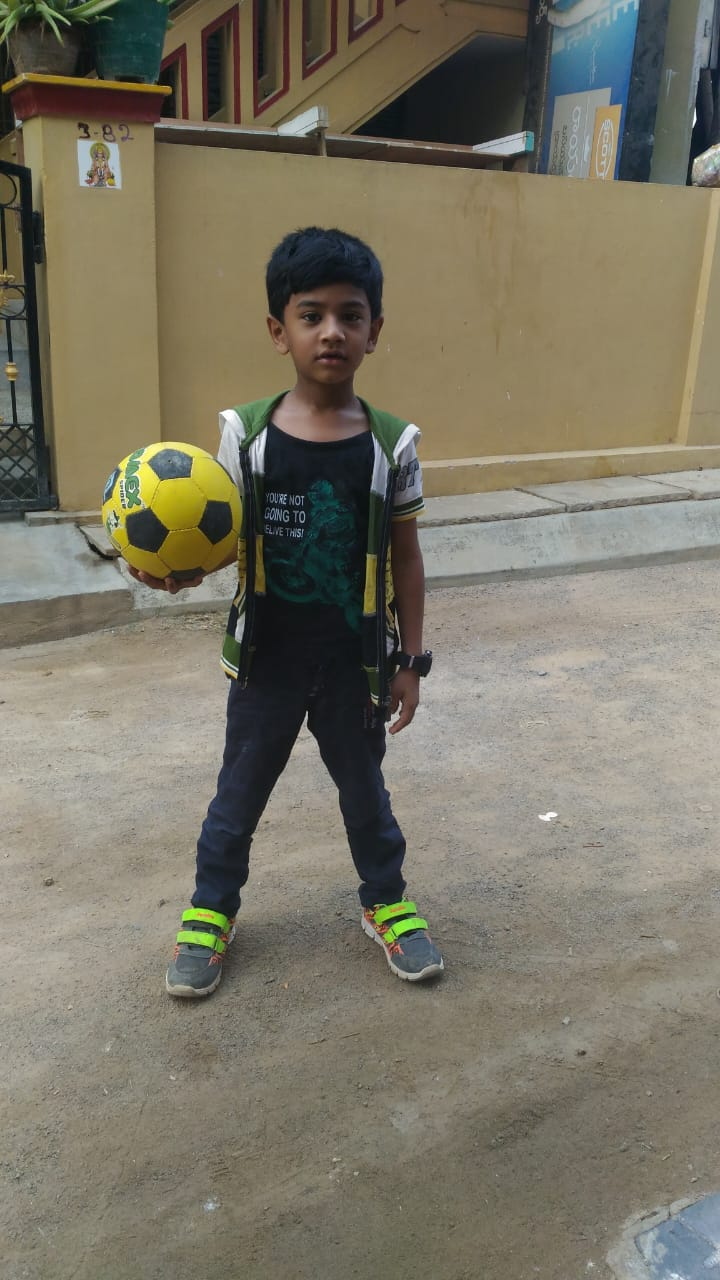
#> input picture 01_images_processing/images/01_tekkali.jpeg, 720 x 1280 px, found by its file name; its folder holds only this picture in this run
$ python images2video_with_caption_marquee.py
#> lines starting #> are read from the running program, lines starting #| are printed output that depends on the picture; after the words box and inside, x2 and y2 are one past the last pixel; in counts of white or black regions, pixels touching at a corner belong together
import os
import math
import re
import json
from datetime import datetime
from pathlib import Path

import numpy as np
import cv2
from PIL import Image, ImageDraw, ImageFont, ExifTags, ImageOps

from moviepy import VideoClip, AudioFileClip, concatenate_audioclips
from moviepy.audio.AudioClip import AudioArrayClip

dynamic_keywords = []

# ----------------- SAFE FACE DETECTION -----------------
try:
    cascade_path = cv2.data.haarcascades + "haarcascade_frontalface_default.xml"
    face_cascade = cv2.CascadeClassifier(cascade_path)
    if face_cascade.empty():
        face_cascade = None
except (AttributeError, Exception):
    face_cascade = None


# [44 lines left out: functions get_face_center, audio_subclip, loop_audio_to_duration, not called in this run]


# ----------------- FILENAME & DATE HELPERS -----------------
def get_image_file_name(path):
    filename = os.path.basename(path)
    filename = os.path.splitext(filename)[0]

    parts = filename.split('_')
    if len(parts) > 1:
        clean_keyword = re.sub(r'\d+', '', parts[1]).strip()
        if clean_keyword:
            dynamic_keywords.append(f'#{clean_keyword}')

    # Remove digits, replace underscores with spaces, and convert to Title Case
    clean_name = re.sub(r'\d+', '', filename)
    clean_name = clean_name.replace('_', ' ')
    caption = ' '.join(word.capitalize() for word in clean_name.split())
    return caption


# [16 lines left out: function get_image_date, not called in this run]


# ----------------- VISUAL HELPERS -----------------
def estimate_caption_height(vh):
    return int(vh * 0.03) + 12


def get_dominant_color(frame, sample=10):
    small = Image.fromarray(frame).resize((sample, sample))
    pixels = list(small.getdata())
    r = sum(p[0] for p in pixels) // len(pixels)
    g = sum(p[1] for p in pixels) // len(pixels)
    b = sum(p[2] for p in pixels) // len(pixels)
    return (r, g, b)


# [109 lines left out: functions draw_caption, create_film_reel_overlay, get_metadata_params, not called in this run]


# ----------------- SCROLLING VIDEO CLASS -----------------
class NoGapScrollingVideo:
    def __init__(self, image_dir, output,
                 video_size=(1080, 1920),
                 fps=30,
                 scroll_speed=250,
                 image_corner_radius=30,
                 direction="up",
                 caption="none",
                 enable_face_detect=False):

        self.image_dir = image_dir
        self.output = output
        self.VIDEO_W, self.VIDEO_H = video_size
        self.FPS = fps
        self.SCROLL_SPEED = scroll_speed
        self.image_corner_radius = image_corner_radius
        self.caption_type = caption
        self.direction = direction.lower()
        self.enable_face_detect = enable_face_detect

        paths = [
            os.path.join(image_dir, f)
            for f in os.listdir(image_dir)
            if f.lower().endswith((".jpg", ".jpeg", ".png"))
        ]
        self.image_paths = sorted(paths, key=lambda p: os.path.basename(p))

        if self.caption_type == "filename":
            self.image_caption = [get_image_file_name(p) for p in self.image_paths]
        elif self.caption_type == "date":
            self.image_caption = [get_image_date(p) for p in self.image_paths]
        else:
            self.image_caption = [os.path.basename(p) for p in self.image_paths]

        self.frames, self.colors, self.face_centers = self.load_resize_frames()

        if self.direction in ("up", "down"):
            self.total_length = sum(f.shape[0] for f in self.frames)
            visible = self.VIDEO_H
        else:
            self.total_length = sum(f.shape[1] for f in self.frames)
            visible = self.VIDEO_W

        scroll_dist = max(self.total_length - visible, 0)
        self.DURATION = max(scroll_dist / self.SCROLL_SPEED, len(self.frames) * 0.5)

    def load_resize_frames(self):
        frames, colors, face_centers = [], [], []
        valid_paths, valid_captions = [], []

        is_vertical = self.direction in ("up", "down")
        target_side = self.VIDEO_W if is_vertical else self.VIDEO_H
        max_side = int(self.VIDEO_H * 1.4) if is_vertical else int(self.VIDEO_W * 1.4)

        for i, p in enumerate(self.image_paths):
            try:
                img = Image.open(p)
#> img is the input picture: PIL image 720x1280 RGB; mean R, G, B 122.7, 117.9, 102.1
                img = ImageOps.exif_transpose(img)

                w, h = img.size
#> w = 720; h = 1280
                if is_vertical:
                    scale = target_side / w
#> scale = 1.5
                    new_w, new_h = target_side, int(h * scale)
#> new_w = 1080; new_h = 1920
                    if new_h > max_side:
                        new_h = max_side
                else:
                    scale = target_side / h
                    new_w, new_h = int(w * scale), target_side
                    if new_w > max_side:
                        new_w = max_side

                img = img.resize((new_w, new_h), Image.LANCZOS)
#> img: PIL image 1080x1920 RGB

                mask = Image.new("L", img.size, 0)
#> mask: PIL image 1080x1920 L; every value is 0
                draw = ImageDraw.Draw(mask)
                draw.rounded_rectangle([0, 0, img.width, img.height],
                                     radius=self.image_corner_radius, fill=255)
                img.putalpha(mask)
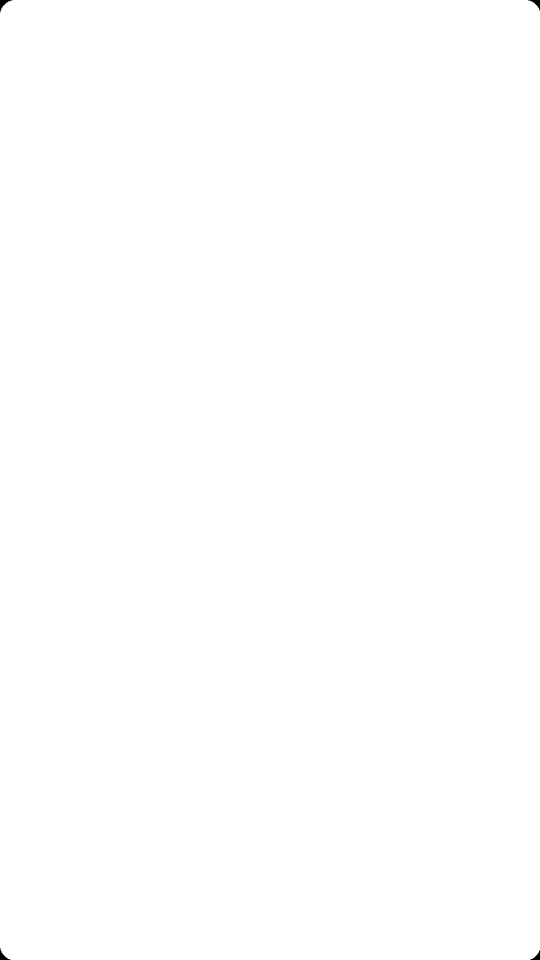
#> mask: PIL image 1080x1920 L (shown at 1/2 size); 100% white; 4 black regions, box (x1, y1, x2, y2) and area: (0, 0, 25, 25) 203, (1056, 0, 1080, 21) 178, (0, 1896, 21, 1920) 178, (1060, 1900, 1080, 1920) 154
#> img: PIL image 1080x1920 RGBA

                frame = np.array(img.convert("RGB"))
                frames.append(frame)
                colors.append(get_dominant_color(frame))
#> in get_dominant_color, `pixels = list(small.getdata())`: pixels = 100 items, first 6: (74, 66, 46), (56, 58, 46), (74, 68, 54), (86, 71, 55), (104, 89, 66), (84, 72, 53)
#> in get_dominant_color, `r = sum(p[0] for p in pixels) // len(pixels)`: r = 122
#> in get_dominant_color, `g = sum(p[1] for p in pixels) // len(pixels)`: g = 117
#> in get_dominant_color, `b = sum(p[2] for p in pixels) // len(pixels)`: b = 102
                if self.enable_face_detect:
                    face_centers.append(get_face_center(frame))
                else:
                    face_centers.append((new_w // 2, new_h // 2))

                valid_paths.append(p)
                valid_captions.append(self.image_caption[i])
            except Exception:
                continue

        if not frames:
            raise ValueError("No valid images could be loaded from the directory!")

        self.image_paths = valid_paths
        self.image_caption = valid_captions

        return frames, colors, face_centers

    # [66 lines left out: functions get_contrasting_color, make_frame, not called in this run]

    def render(self, audio_path=None):
        audio = None
        try:
            video = VideoClip(self.make_frame, duration=self.DURATION)

            if audio_path and os.path.exists(audio_path):
                audio = AudioFileClip(audio_path)
                if audio.duration > self.DURATION:
                    audio = audio_subclip(audio, 0, self.DURATION)
                else:
                    audio = loop_audio_to_duration(audio, self.DURATION)
                video.audio = audio

            ffmpeg_params = get_metadata_params()
            os.makedirs(os.path.dirname(self.output), exist_ok=True)

            video.write_videofile(
                self.output,
                fps=self.FPS,
                codec="libx264",
                audio_codec="aac" if audio else None,
                ffmpeg_params=ffmpeg_params
            )
        finally:
            if audio is not None:
                audio.close()


# ----------------- RUN -----------------
if __name__ == "__main__":
    project = "01_images_processing"
    os.makedirs(f"{project}/videos", exist_ok=True)
    direction = "up"
    img_dir = r'C:\Ravi\Python\2025\Media\01_images_processing\images'
    output = r'C:\Ravi\Python\2025\Media\01_images_processing\videos\AKHI_NANNA_HAPPY_BIRTH_DAY_WORK_HARD_LOOK_AT_HUMANITY_PROBLEMS_STAY_WELL_RESPECT_EVERY_ONE.mp4'
    audio_path = r'C:\Ravi\Python\2025\Media\01_images_processing\images\AKHI_NANNA_HAPPY_BIRTH_DAY_WORK_HARD_LOOK_AT_HUMANITY_PROBLEMS_STAY_WELL_RESPECT_EVERY_ONE.mov'  # Path to your audio file

    video = NoGapScrollingVideo(
        image_dir=img_dir,
        output=output,
        video_size=(1080,1920),
        fps=30,
        scroll_speed=150,
        direction=direction,
        caption="filename",
        enable_face_detect=False
    )
#> in __init__, `self.frames, self.colors, self.face_centers = self.load_resize_frames()`: self.frames = 1 item; self.colors = [(122, 117, 102)]; self.face_centers = [(540, 960)]
#> in __init__, `self.total_length = sum(f.shape[0] for f in self.frames)`: self.total_length = 1920
#> in __init__, `scroll_dist = max(self.total_length - visible, 0)`: scroll_dist = 0
#> in __init__, `self.DURATION = max(scroll_dist / self.SCROLL_SPEED, len(self.frames) ..`: self.DURATION = 0.5

    # Render with the stitched audio file
    video.render(audio_path=audio_path)
#> (the call stopped at in render, `video = VideoClip(self.make_frame, duration=self.DURATION)`: moviepy is not available in this run)

$ run again, on 01_images_processing/images/01_tekkali3.jpeg
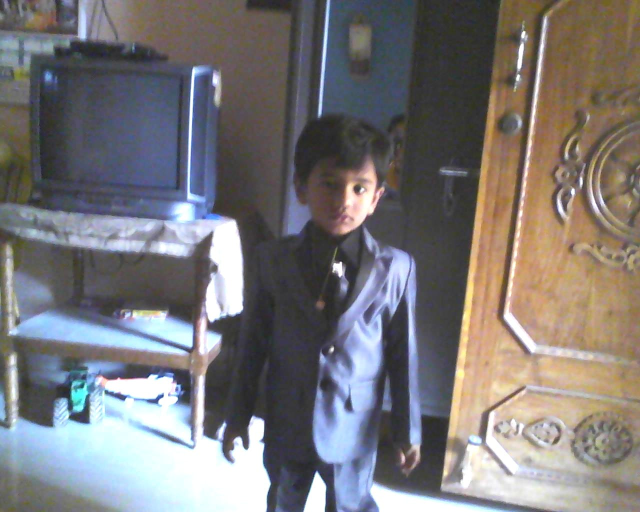
#> input picture 01_images_processing/images/01_tekkali3.jpeg, 1280 x 1024 px, found by its file name (shown at 1/2 size)
#> in load_resize_frames, img is the input picture: PIL image 1280x1024 RGB; mean R, G, B 122.1, 119.3, 120
#> in load_resize_frames, `img = img.resize((new_w, new_h), Image.LANCZOS)`:
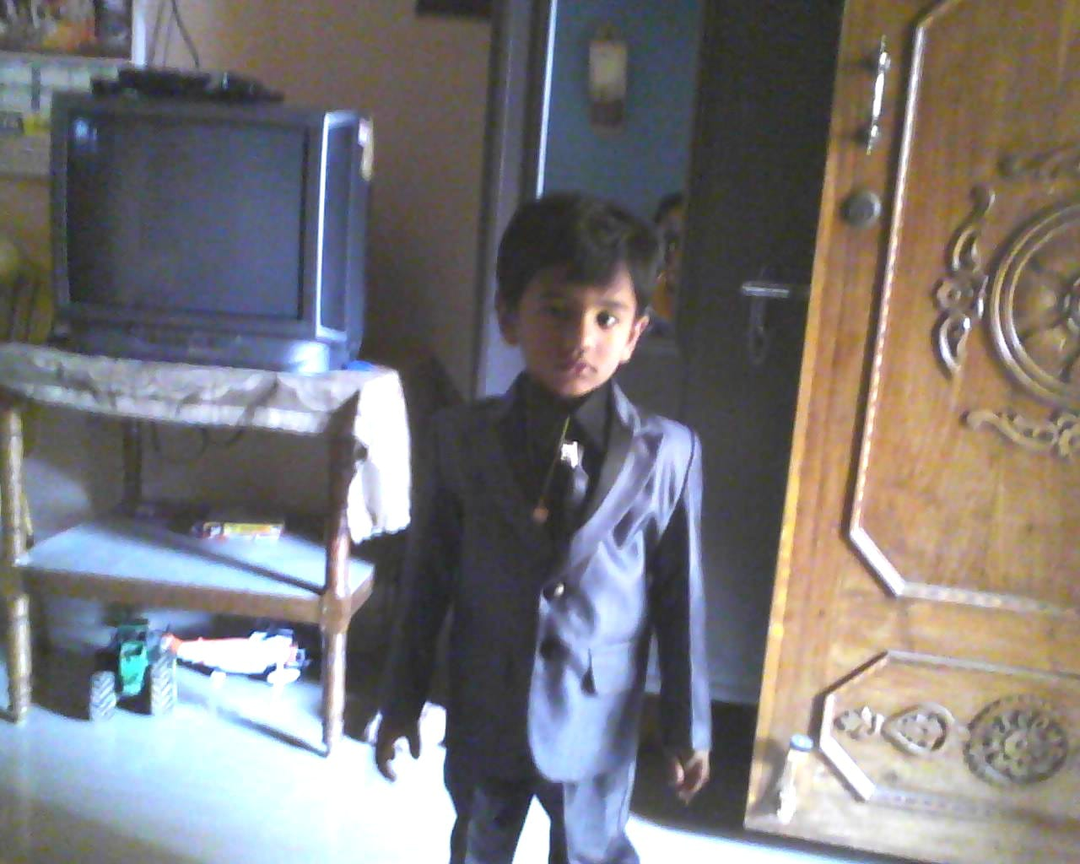
#> img: PIL image 1080x864 RGB; mean R, G, B 122.1, 119.3, 120
#> pixels = 100 items, first 6: (109, 110, 113), (116, 114, 121), (114, 100, 91), (105, 92, 83), (84, 81, 82), (78, 87, 96)
#> r = 122
#> g = 119
#> b = 120
#> self.frames = 1 item; self.colors = [(122, 119, 120)]; self.face_centers = [(540, 432)]
#> self.total_length = 864
#> scroll_dist = 0
#> self.DURATION = 0.5
